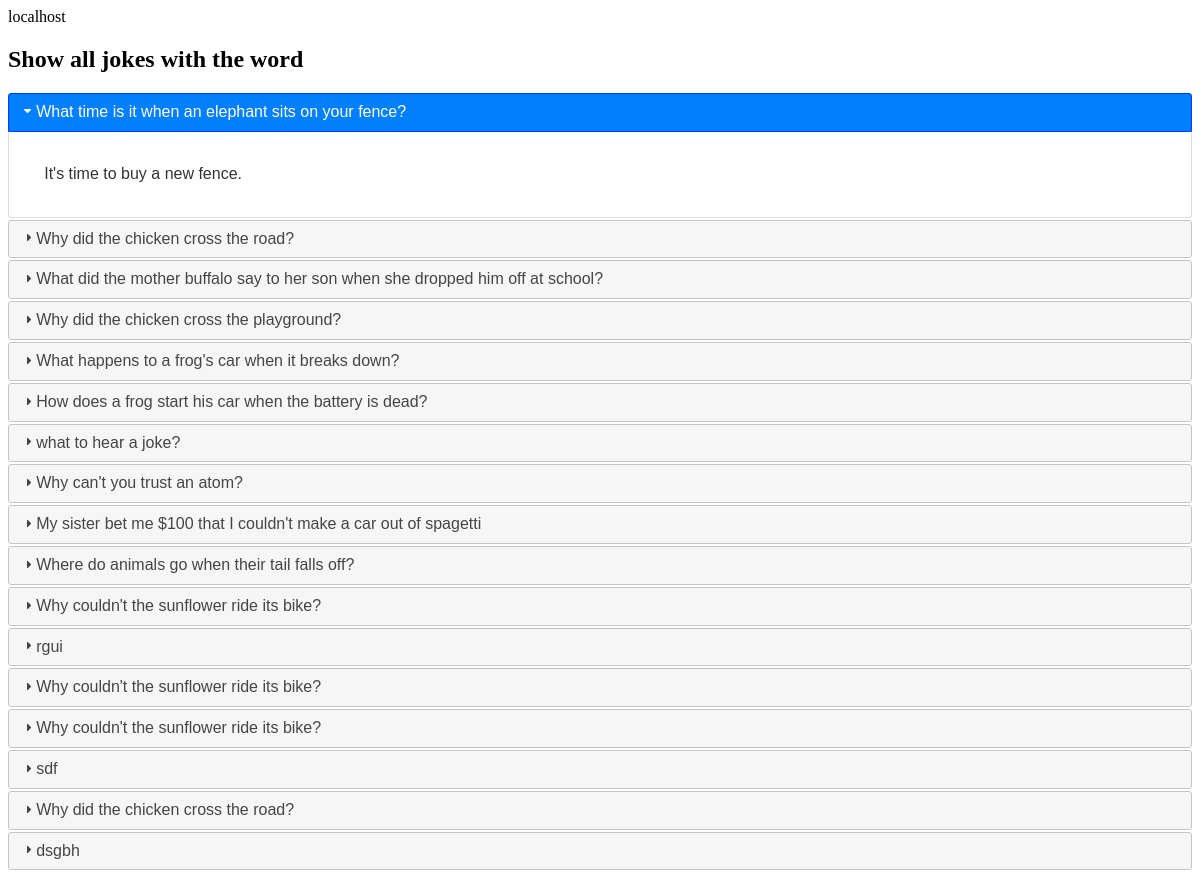
Screenshot of /search_keyword.php with the database file from the repository.
### tables this page shows
CREATE TABLE `Jokes_table` (
  `JokeID` int NOT NULL,
  `Joke_question` varchar(500) NOT NULL,
  `Joke_answer` varchar(500) NOT NULL,
  `user_id` char(100) NOT NULL
);

### search_keyword.php (the view, shortened to what this page needs)
<head>
  <link rel="stylesheet" href="//code.jquery.com/ui/1.12.1/themes/base/jquery-ui.css">
</head><?php
include "db_connect.php";
$keywordfromform = $_GET['keyword'];
echo "<h2>Show all jokes with the word " . $keywordfromform . "</h2>";
$sql = "SELECT JokeID, Joke_question, Joke_answer FROM Jokes_table WHERE Joke_question LIKE '%$keywordfromform%'";
$result = $mysqli->query($sql);
if ($result->num_rows > 0) {
    echo "<div id='accordion'>";
    while($row = $result->fetch_assoc()) {
        echo "<h3>" . $row['Joke_question'] . "</h3>";
        echo "<div><p>" . $row["Joke_answer"]. "</p></div>";
    }
    echo "</div>";
} else {
    echo "0 results";
}
?>

### rows the page displays
jokes_table: Joke_question "What time is it when an elephant sits on your fence?", Joke_answer "It's time to buy a new fence."
jokes_table: Joke_question "Why did the chicken cross the road?"
jokes_table: Joke_question "What did the mother buffalo say to her son when she dropped him off at school?"
jokes_table: Joke_question "Why did the chicken cross the playground?"
jokes_table: Joke_question "What happens to a frog's car when it breaks down?"
jokes_table: Joke_question "How does a frog start his car when the battery is dead?"
jokes_table: Joke_question "what to hear a joke?"
jokes_table: Joke_question "Why can't you trust an atom?"
jokes_table: Joke_question "My sister bet me $100 that I couldn't make a car out of spagetti"
jokes_table: Joke_question "Where do animals go when their tail falls off?"
jokes_table: Joke_question "Why couldn't the sunflower ride its bike?"
jokes_table: Joke_question "rgui"
jokes_table: Joke_question "Why couldn't the sunflower ride its bike?"
jokes_table: Joke_question "Why couldn't the sunflower ride its bike?"
jokes_table: Joke_question "sdf"
jokes_table: Joke_question "Why did the chicken cross the road?"
jokes_table: Joke_question "dsgbh"
